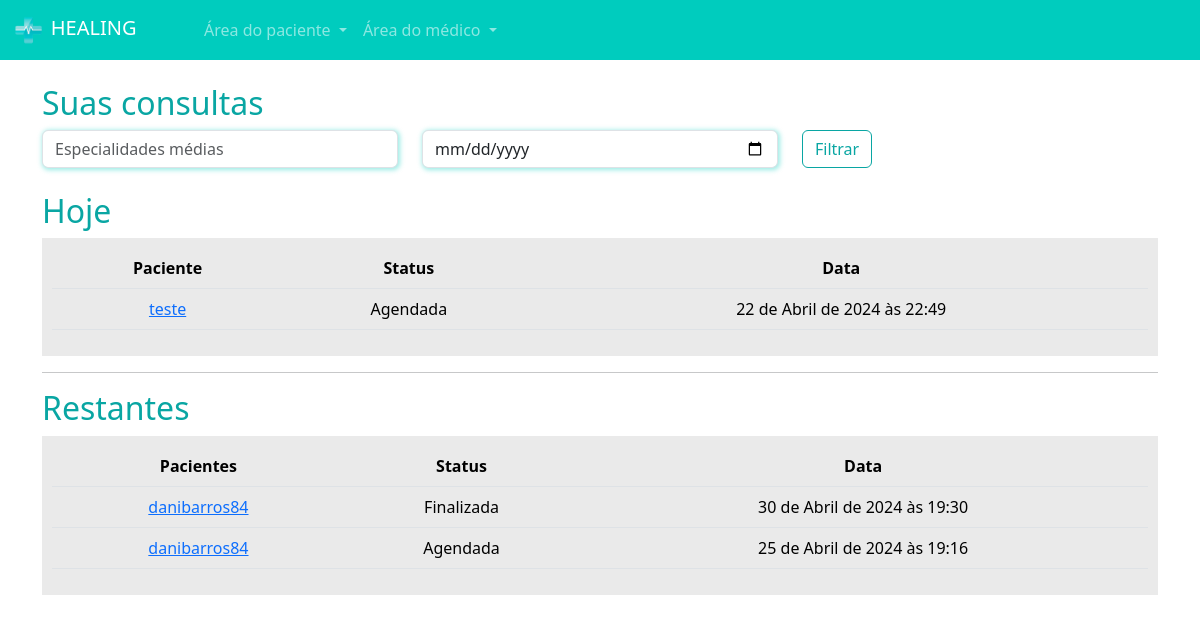
Screenshot of /medicos/consultas_medico/ (signed in) with the database file from the repository.
### paciente/models.py (models this page shows, shortened)
class Consulta(models.Model):
    status_choices = (
        ('A', 'Agendada'),
        ('F', 'Finalizada'),
        ('C', 'Cancelada'),
        ('I', 'Iniciada')
    )
    paciente = models.ForeignKey(User, on_delete=models.DO_NOTHING)
    data_aberta = models.ForeignKey(DatasAbertas, on_delete=models.DO_NOTHING)
    status = models.CharField(max_length=1, choices=status_choices, default='A')
    link = models.URLField(null=True, blank=True)

### medico/models.py (models this page shows, shortened)
class DatasAbertas(models.Model):
    data = models.DateTimeField()
    user = models.ForeignKey(User, on_delete=models.DO_NOTHING)
    agendado = models.BooleanField(default=False)

### medico/views.py (the view)
# urls.py: path('consultas_medico/', views.consultas_medico, name="consultas_medico"),
def consultas_medico(request):
    if not is_medico(request.user):
        messages.add_message(request, constants.WARNING, 'Somente médicos podem acessar essa página.')
        return redirect('/usuarios/sair')
    hoje = datetime.now().date()
    consultas_hoje = Consulta.objects.filter(data_aberta__user=request.user).filter(data_aberta__data__gte=hoje).filter(data_aberta__data__lt=hoje + timedelta(days=1))
    consultas_restantes = Consulta.objects.exclude(id__in=consultas_hoje.values('id')).filter(data_aberta__user=request.user)
    return render(request, 'consultas_medico.html', {'consultas_hoje': consultas_hoje, 'consultas_restantes': consultas_restantes, 'is_medico': is_medico(request.user)})

### medico/models.py (called while the page is built)
def is_medico(user):
    return DadosMedico.objects.filter(user=user).exists()

### medico/templates/consultas_medico.html (shortened to what this page needs)
{% extends "base.html" %}
{% load static %}
{% block 'head' %}
    <link rel="stylesheet" href="{% static 'medicos/css/abrir_horario.css' %}">
    <link rel="stylesheet" href="{% static 'usuarios/css/usuarios.css' %}">
    <link rel="stylesheet" href="{% static 'medicos/css/cadastro_medico.css' %}">
    <link rel="stylesheet" href="{% static 'pacientes/css/home.css' %}">
    <link rel="stylesheet" href="https://cdn.jsdelivr.net/npm/bootstrap-icons@1.11.3/font/bootstrap-icons.min.css">
{% endblock 'head' %}
{% block 'body' %}
{% include "partials/navbar.html" %}
    <div class="container">
        <br>
        <h2><span class="color-dark">Suas consultas</span></h2>
        <div class="row">
            <div class="col-md">
                <input type="text" name="especialidades" id="" class="form-control shadow-main-color" placeholder="Especialidades médias">
            </div>
            <div class="col-md">
                <input type="date" name="data" id="" class="form-control shadow-main-color" placeholder="Data da consulta">
            </div>
            <div class="col-md">
                <input type="submit" value="Filtrar" class="btn btn-dark-color-outline">
            </div>
        </div>
        <br>
        <h2><span class="color-dark">Hoje</span></h2>
        <div class="list-minhas-consultas">
            <table class="table">
                <thead>
                  <tr>
                    <th scope="col">Paciente</th>
                    <th scope="col">Status</th>
                    <th scope="col">Data</th>
                  </tr>
                </thead>
                <tbody>
                    {% for consulta in consultas_hoje  %}
                        <tr>
                            <td><a href="{% url 'consulta_area_medico' consulta.id %}">{{consulta.paciente}}</a></td>
                            <td>{{consulta.get_status_display}}</td>
                            <td>{{consulta.data_aberta.data}}</td>
                        </tr>
                    {% endfor %}
                </tbody>
              </table>
        </div>
        <hr>
        <h2><span class="color-dark">Restantes</span></h2>
        <div class="list-minhas-consultas">
            <table class="table">
                <thead>
                  <tr>
                    <th scope="col">Pacientes</th>
                    <th scope="col">Status</th>
                    <th scope="col">Data</th>
                  </tr>
                </thead>
                <tbody>
                    {% for consulta in consultas_restantes  %}
                        <tr>
                            <td><a href="{% url 'consulta_area_medico' consulta.id %}">{{consulta.paciente}}</a></td>
                            <td>{{consulta.get_status_display}}</td>
                            <td>{{consulta.data_aberta.data}}</td>
                        </tr>
                    {% endfor %}
                </tbody>
              </table>
        </div>
    </div>
{% endblock 'body' %}

### templates/static/geral/css/base.css (style rules this page uses)
:root { --main-color: #00CCBE; --dark-color: #09A6A3; --contrast-color: #FFD686; }
.color-dark { color: var(--dark-color); }

### templates/static/usuarios/css/usuarios.css (style rules this page uses)
.btn-dark-color-outline { border: 1px solid var(--dark-color); color: var(--dark-color) }

### templates/static/medicos/css/cadastro_medico.css (style rules this page uses)
.shadow-main-color { box-shadow: 1px 1px 5px 1px rgba(0, 204, 190,.4); }

### templates/static/pacientes/css/home.css (style rules this page uses)
table { border-collapse: collapse !important; width: 100%; }
th, td { padding: 8px; text-align: center; background-color: #EAEAEA !important; }
th { background-color: #EAEAEA; }
.list-minhas-consultas { background-color: #EAEAEA; padding: 10px; }

### rows the page displays
Consulta: paciente "teste", status "Agendada", data_aberta.data "22 de Abril de 2024 às 22:49"
Consulta: paciente "danibarros84", status "Finalizada", data_aberta.data "30 de Abril de 2024 às 19:30"
Consulta: paciente "danibarros84", status "Agendada", data_aberta.data "25 de Abril de 2024 às 19:16"
